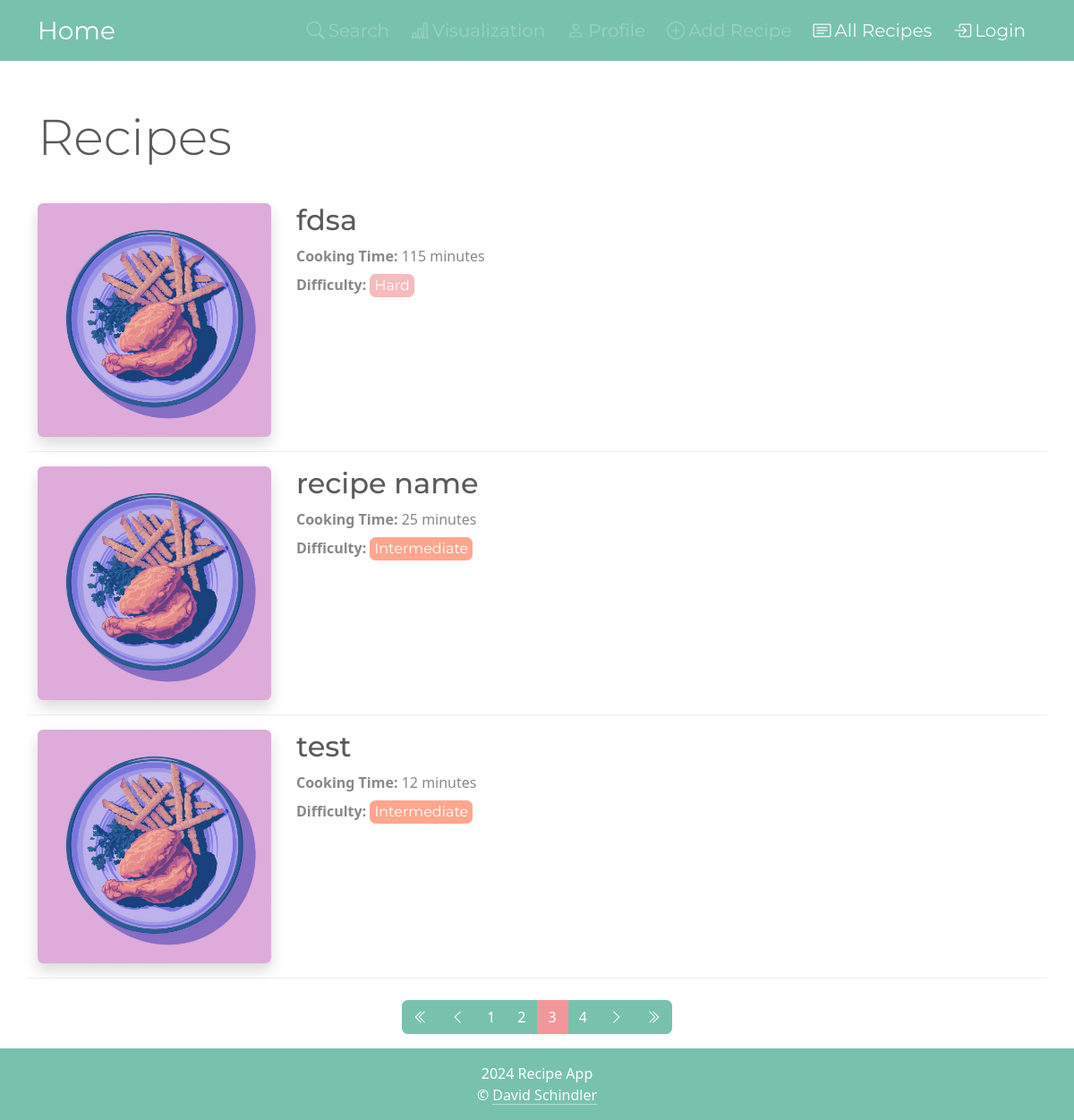
Page /list/?page=3 on the committed database.
### apps/recipes/models.py (models this page shows, shortened)
class Recipe(models.Model):
    name = models.CharField(max_length=50)
    ingredients = models.CharField(max_length=255)
    cooking_time = models.IntegerField()
    difficulty = models.CharField(max_length=20, editable=False)
    directions = models.TextField(max_length=2000, default="")
    image = models.ImageField(upload_to='recipe_images', default='no_picture.jpg')

### apps/recipes/views.py (the view)
# urls.py: path('list/', RecipeListView.as_view(), name='recipe_list'),
class RecipeListView(ListView):
    template_name = 'recipes/recipe_list.html'
    paginate_by = 3
    def get(self, request):
        recipes = Recipe.objects.all().order_by('name')
        page_obj = paginate_queryset(request, recipes, self.paginate_by)
        context = {
            'recipes': page_obj.object_list,
            'page_obj': page_obj,
        }
        return render(request, self.template_name, context)

### apps/recipes/templatetags/recipe_filters.py (called while the page is built)
@register.filter
def style_difficulty(value):
    difficulty_classes = {
        'Easy': 'btn-success',
        'Medium': 'btn-warning',
        'Intermediate': 'btn-danger',
        'Hard': 'btn-secondary'
    }
    return difficulty_classes.get(value, '')

### apps/recipes/views.py (called while the page is built)
def paginate_queryset(request, queryset, paginate_by):
    paginator = Paginator(queryset, paginate_by)
    page_number = request.GET.get('page') or 1
    page_obj = paginator.get_page(page_number)
    return page_obj

### apps/recipes/templates/recipes/recipe_list.html (shortened to what this page needs)
{% extends "base.html" %}
{% load recipe_filters %}
{% block content %}
    <h1 class="display-4 mt-5 mb-4">Recipes</h1>
    <div class="flex-grow-1">
        {% for recipe in recipes %}
        <div class="row py-3 border-bottom align-items-start">
            <div class="col-12 col-sm-4 col-md-3 pb-sm-0 pb-2">
                <a href="{% url 'recipe:recipe_detail' recipe.pk %}" >
                    <img src="{{ recipe.image.url }}" class="img-fluid rounded shadow w-100" alt="{{ recipe.name }}">
                </a>
            </div>
            <div class="col-12 col-sm px-sm-3 ">
                <a href="{% url 'recipe:recipe_detail' recipe.pk %}" class="link-underline link-underline-opacity-0">
                    <h2 class="fs-2">{{ recipe.name }}</h2>
                </a>
                <p class="my-2"><strong>Cooking Time:</strong> {{ recipe.cooking_time }} minutes</p>
                <p class="my-2"><strong>Difficulty:</strong>
                    <button type="button" class="btn {{ recipe.difficulty|style_difficulty }} disabled py-0 px-1">{{ recipe.difficulty }}</button>
                </p>
            </div>
        </div>
        {% empty %}
            No recipes found.
        {% endfor %}
    </div>
{% endblock %}
{% block pagination %}
    {% include 'recipes/pagination.html' %}
{% endblock %}

### static/css/custom.css (style rules this page uses)
body { overflow-y: scroll; }

### rows in the picture
Recipe: image (placeholder picture), name "fdsa", cooking_time "115", difficulty "Hard"
Recipe: image (placeholder picture), name "recipe name", cooking_time "25", difficulty "Intermediate"
Recipe: image (placeholder picture), name "test", cooking_time "12", difficulty "Intermediate"

### other values in the picture
{{ num }} "1" "2" "4"
{{ num }} "3"
